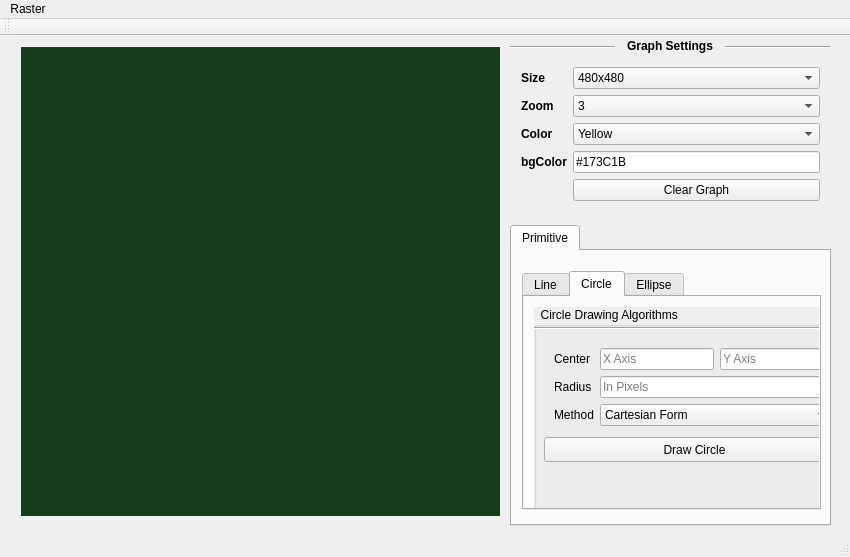
<?xml version="1.0" encoding="UTF-8"?>
<ui version="4.0">
 <class>MainWindow</class>
 <widget class="QMainWindow" name="MainWindow">
  <property name="geometry">
   <rect>
    <x>0</x>
    <y>0</y>
    <width>850</width>
    <height>557</height>
   </rect>
  </property>
  <property name="sizePolicy">
   <sizepolicy hsizetype="Fixed" vsizetype="Fixed">
    <horstretch>0</horstretch>
    <verstretch>0</verstretch>
   </sizepolicy>
  </property>
  <property name="minimumSize">
   <size>
    <width>850</width>
    <height>557</height>
   </size>
  </property>
  <property name="maximumSize">
   <size>
    <width>850</width>
    <height>557</height>
   </size>
  </property>
  <property name="windowTitle">
   <string>001710501076 | Priti Shaw</string>
  </property>
  <property name="windowIcon">
   <iconset>
    <normaloff>julogo.gif</normaloff>julogo.gif</iconset>
  </property>
  <widget class="QWidget" name="centralWidget">
   <property name="minimumSize">
    <size>
     <width>0</width>
     <height>0</height>
    </size>
   </property>
   <widget class="QWidget" name="gridLayoutWidget">
    <property name="geometry">
     <rect>
      <x>10</x>
      <y>0</y>
      <width>501</width>
      <height>491</height>
     </rect>
    </property>
    <layout class="QGridLayout" name="gridLayout">
     <property name="sizeConstraint">
      <enum>QLayout::SetDefaultConstraint</enum>
     </property>
     <item row="0" column="1">
      <widget class="graph_qWidget" name="graph" native="true">
       <property name="enabled">
        <bool>true</bool>
       </property>
       <property name="sizePolicy">
        <sizepolicy hsizetype="Fixed" vsizetype="Fixed">
         <horstretch>0</horstretch>
         <verstretch>0</verstretch>
        </sizepolicy>
       </property>
       <property name="minimumSize">
        <size>
         <width>0</width>
         <height>0</height>
        </size>
       </property>
       <property name="maximumSize">
        <size>
         <width>480</width>
         <height>480</height>
        </size>
       </property>
       <property name="cursor">
        <cursorShape>CrossCursor</cursorShape>
       </property>
       <property name="mouseTracking">
        <bool>true</bool>
       </property>
       <property name="layoutDirection">
        <enum>Qt::LeftToRight</enum>
       </property>
       <property name="autoFillBackground">
        <bool>false</bool>
       </property>
       <property name="styleSheet">
        <string notr="true">background-color:#173C1B</string>
       </property>
      </widget>
     </item>
    </layout>
   </widget>
   <widget class="Line" name="line">
    <property name="geometry">
     <rect>
      <x>510</x>
      <y>10</y>
      <width>320</width>
      <height>3</height>
     </rect>
    </property>
    <property name="orientation">
     <enum>Qt::Horizontal</enum>
    </property>
   </widget>
   <widget class="QLabel" name="label">
    <property name="geometry">
     <rect>
      <x>615</x>
      <y>0</y>
      <width>110</width>
      <height>20</height>
     </rect>
    </property>
    <property name="autoFillBackground">
     <bool>true</bool>
    </property>
    <property name="text">
     <string>&lt;b&gt;Graph Settings&lt;/b&gt;</string>
    </property>
    <property name="alignment">
     <set>Qt::AlignCenter</set>
    </property>
    <property name="margin">
     <number>0</number>
    </property>
   </widget>
   <widget class="QWidget" name="formLayoutWidget">
    <property name="geometry">
     <rect>
      <x>510</x>
      <y>20</y>
      <width>321</width>
      <height>157</height>
     </rect>
    </property>
    <layout class="QFormLayout" name="formLayout">
     <item row="0" column="0">
      <widget class="QLabel" name="label_2">
       <property name="text">
        <string>&lt;html&gt;&lt;head/&gt;&lt;body&gt;&lt;p&gt;&lt;span style=&quot; font-weight:600;&quot;&gt;Size&lt;/span&gt;&lt;/p&gt;&lt;/body&gt;&lt;/html&gt;</string>
       </property>
      </widget>
     </item>
     <item row="0" column="1">
      <widget class="QComboBox" name="comboBox_2">
       <item>
        <property name="text">
         <string>480x480</string>
        </property>
       </item>
       <item>
        <property name="text">
         <string>300x300</string>
        </property>
       </item>
       <item>
        <property name="text">
         <string>90X90</string>
        </property>
       </item>
      </widget>
     </item>
     <item row="2" column="0">
      <widget class="QLabel" name="label_4">
       <property name="text">
        <string>&lt;html&gt;&lt;head/&gt;&lt;body&gt;&lt;p&gt;&lt;span style=&quot; font-weight:600;&quot;&gt;Zoom&lt;/span&gt;&lt;/p&gt;&lt;/body&gt;&lt;/html&gt;</string>
       </property>
      </widget>
     </item>
     <item row="2" column="1">
      <widget class="QComboBox" name="kernel">
       <item>
        <property name="text">
         <string>3</string>
        </property>
       </item>
       <item>
        <property name="text">
         <string>1</string>
        </property>
       </item>
       <item>
        <property name="text">
         <string>5</string>
        </property>
       </item>
       <item>
        <property name="text">
         <string>7</string>
        </property>
       </item>
       <item>
        <property name="text">
         <string>9</string>
        </property>
       </item>
      </widget>
     </item>
     <item row="5" column="0">
      <widget class="QLabel" name="label_13">
       <property name="text">
        <string/>
       </property>
      </widget>
     </item>
     <item row="5" column="1">
      <widget class="QPushButton" name="clearButton">
       <property name="text">
        <string>Clear Graph</string>
       </property>
      </widget>
     </item>
     <item row="3" column="1">
      <widget class="QComboBox" name="brushColor">
       <item>
        <property name="text">
         <string>Yellow</string>
        </property>
       </item>
       <item>
        <property name="text">
         <string>Red</string>
        </property>
       </item>
       <item>
        <property name="text">
         <string>Black</string>
        </property>
       </item>
       <item>
        <property name="text">
         <string>Blue</string>
        </property>
       </item>
       <item>
        <property name="text">
         <string>White</string>
        </property>
       </item>
      </widget>
     </item>
     <item row="3" column="0">
      <widget class="QLabel" name="label_17">
       <property name="text">
        <string>&lt;b&gt;Color&lt;/b&gt;</string>
       </property>
      </widget>
     </item>
     <item row="4" column="1">
      <widget class="QLineEdit" name="gridBgColor">
       <property name="text">
        <string>#173C1B</string>
       </property>
      </widget>
     </item>
     <item row="4" column="0">
      <widget class="QLabel" name="label_18">
       <property name="text">
        <string>&lt;b&gt;bgColor&lt;/b&gt;</string>
       </property>
      </widget>
     </item>
    </layout>
   </widget>
   <widget class="QTabWidget" name="tabWidget">
    <property name="geometry">
     <rect>
      <x>510</x>
      <y>189</y>
      <width>321</width>
      <height>301</height>
     </rect>
    </property>
    <property name="tabPosition">
     <enum>QTabWidget::North</enum>
    </property>
    <property name="currentIndex">
     <number>0</number>
    </property>
    <widget class="QWidget" name="tab">
     <attribute name="title">
      <string>Primitive</string>
     </attribute>
     <widget class="QWidget" name="gridLayoutWidget_2">
      <property name="geometry">
       <rect>
        <x>-1</x>
        <y>9</y>
        <width>321</width>
        <height>261</height>
       </rect>
      </property>
      <layout class="QGridLayout" name="gridLayout_2">
       <item row="0" column="0">
        <widget class="QTabWidget" name="controlPanel">
         <property name="tabShape">
          <enum>QTabWidget::Rounded</enum>
         </property>
         <property name="currentIndex">
          <number>1</number>
         </property>
         <property name="usesScrollButtons">
          <bool>true</bool>
         </property>
         <widget class="QWidget" name="lineDrawTab">
          <attribute name="title">
           <string>Line</string>
          </attribute>
          <widget class="QWidget" name="verticalLayoutWidget">
           <property name="geometry">
            <rect>
             <x>-1</x>
             <y>-1</y>
             <width>321</width>
             <height>271</height>
            </rect>
           </property>
           <layout class="QVBoxLayout" name="verticalLayout">
            <item>
             <widget class="QGroupBox" name="lineDrawingTab">
              <property name="autoFillBackground">
               <bool>true</bool>
              </property>
              <property name="title">
               <string>  Line Drawing Algorithms</string>
              </property>
              <widget class="Line" name="line_2">
               <property name="geometry">
                <rect>
                 <x>0</x>
                 <y>18</y>
                 <width>321</width>
                 <height>6</height>
                </rect>
               </property>
               <property name="orientation">
                <enum>Qt::Horizontal</enum>
               </property>
              </widget>
              <widget class="QWidget" name="verticalLayoutWidget_3">
               <property name="geometry">
                <rect>
                 <x>-3</x>
                 <y>19</y>
                 <width>61</width>
                 <height>121</height>
                </rect>
               </property>
               <layout class="QVBoxLayout" name="verticalLayout_3">
                <item>
                 <widget class="QLabel" name="label_7">
                  <property name="text">
                   <string/>
                  </property>
                 </widget>
                </item>
                <item>
                 <widget class="QLabel" name="label_5">
                  <property name="text">
                   <string> Start</string>
                  </property>
                  <property name="alignment">
                   <set>Qt::AlignCenter</set>
                  </property>
                 </widget>
                </item>
                <item>
                 <widget class="QLabel" name="label_6">
                  <property name="text">
                   <string> End</string>
                  </property>
                  <property name="alignment">
                   <set>Qt::AlignCenter</set>
                  </property>
                 </widget>
                </item>
                <item>
                 <widget class="QLabel" name="label_9">
                  <property name="text">
                   <string>Method</string>
                  </property>
                  <property name="alignment">
                   <set>Qt::AlignCenter</set>
                  </property>
                 </widget>
                </item>
               </layout>
              </widget>
              <widget class="QWidget" name="verticalLayoutWidget_2">
               <property name="geometry">
                <rect>
                 <x>59</x>
                 <y>19</y>
                 <width>251</width>
                 <height>121</height>
                </rect>
               </property>
               <layout class="QVBoxLayout" name="verticalLayout_2">
                <item>
                 <layout class="QHBoxLayout" name="horizontalLayout_2">
                  <item>
                   <layout class="QVBoxLayout" name="verticalLayout_9">
                    <item>
                     <widget class="QLabel" name="label_3">
                      <property name="text">
                       <string>&lt;b&gt;X Axis&lt;/b&gt;</string>
                      </property>
                      <property name="alignment">
                       <set>Qt::AlignCenter</set>
                      </property>
                     </widget>
                    </item>
                    <item>
                     <widget class="QLineEdit" name="dda_start_x"/>
                    </item>
                    <item>
                     <widget class="QLineEdit" name="dda_end_x"/>
                    </item>
                   </layout>
                  </item>
                  <item>
                   <layout class="QVBoxLayout" name="verticalLayout_6">
                    <item>
                     <widget class="QLabel" name="label_8">
                      <property name="text">
                       <string>&lt;b&gt;Y Axis&lt;/b&gt;</string>
                      </property>
                      <property name="alignment">
                       <set>Qt::AlignCenter</set>
                      </property>
                     </widget>
                    </item>
                    <item>
                     <widget class="QLineEdit" name="dda_start_y"/>
                    </item>
                    <item>
                     <widget class="QLineEdit" name="dda_end_y"/>
                    </item>
                   </layout>
                  </item>
                 </layout>
                </item>
                <item>
                 <widget class="QComboBox" name="lineDrawingMethodsCombo">
                  <item>
                   <property name="text">
                    <string>Parametric Form</string>
                   </property>
                  </item>
                  <item>
                   <property name="text">
                    <string>Digital Differential Analyzer</string>
                   </property>
                  </item>
                  <item>
                   <property name="text">
                    <string>Bresenham</string>
                   </property>
                  </item>
                 </widget>
                </item>
               </layout>
              </widget>
              <widget class="QPushButton" name="lineDraw_button">
               <property name="geometry">
                <rect>
                 <x>10</x>
                 <y>150</y>
                 <width>301</width>
                 <height>25</height>
                </rect>
               </property>
               <property name="text">
                <string>Draw Line</string>
               </property>
              </widget>
             </widget>
            </item>
           </layout>
          </widget>
         </widget>
         <widget class="QWidget" name="circleDrawTab">
          <attribute name="title">
           <string>Circle</string>
          </attribute>
          <widget class="QWidget" name="verticalLayoutWidget_4">
           <property name="geometry">
            <rect>
             <x>-1</x>
             <y>-1</y>
             <width>321</width>
             <height>271</height>
            </rect>
           </property>
           <layout class="QVBoxLayout" name="verticalLayout_4">
            <item>
             <widget class="QGroupBox" name="circleDrawingTab">
              <property name="autoFillBackground">
               <bool>true</bool>
              </property>
              <property name="title">
               <string>  Circle Drawing Algorithms</string>
              </property>
              <widget class="Line" name="line_3">
               <property name="geometry">
                <rect>
                 <x>0</x>
                 <y>18</y>
                 <width>321</width>
                 <height>6</height>
                </rect>
               </property>
               <property name="orientation">
                <enum>Qt::Horizontal</enum>
               </property>
              </widget>
              <widget class="QPushButton" name="circleDrawButton">
               <property name="geometry">
                <rect>
                 <x>10</x>
                 <y>130</y>
                 <width>301</width>
                 <height>25</height>
                </rect>
               </property>
               <property name="text">
                <string>Draw Circle</string>
               </property>
              </widget>
              <widget class="QWidget" name="formLayoutWidget_2">
               <property name="geometry">
                <rect>
                 <x>9</x>
                 <y>30</y>
                 <width>301</width>
                 <height>101</height>
                </rect>
               </property>
               <layout class="QFormLayout" name="formLayout_2">
                <item row="2" column="1">
                 <widget class="QComboBox" name="circleDrawMethod">
                  <item>
                   <property name="text">
                    <string>Cartesian Form</string>
                   </property>
                  </item>
                  <item>
                   <property name="text">
                    <string>Polar Cordinate</string>
                   </property>
                  </item>
                  <item>
                   <property name="text">
                    <string>Mid Point</string>
                   </property>
                  </item>
                  <item>
                   <property name="text">
                    <string>Bresenham Mid Point</string>
                   </property>
                  </item>
                 </widget>
                </item>
                <item row="0" column="1">
                 <layout class="QHBoxLayout" name="horizontalLayout">
                  <item>
                   <widget class="QLineEdit" name="circleCenterX">
                    <property name="placeholderText">
                     <string>X Axis</string>
                    </property>
                   </widget>
                  </item>
                  <item>
                   <widget class="QLineEdit" name="circleCenterY">
                    <property name="placeholderText">
                     <string>Y Axis</string>
                    </property>
                   </widget>
                  </item>
                 </layout>
                </item>
                <item row="1" column="1">
                 <widget class="QLineEdit" name="circleRadius">
                  <property name="placeholderText">
                   <string>In Pixels</string>
                  </property>
                 </widget>
                </item>
                <item row="0" column="0">
                 <widget class="QLabel" name="label_10">
                  <property name="text">
                   <string>Center</string>
                  </property>
                 </widget>
                </item>
                <item row="1" column="0">
                 <widget class="QLabel" name="label_11">
                  <property name="text">
                   <string>Radius</string>
                  </property>
                 </widget>
                </item>
                <item row="2" column="0">
                 <widget class="QLabel" name="label_12">
                  <property name="text">
                   <string>Method</string>
                  </property>
                 </widget>
                </item>
               </layout>
              </widget>
             </widget>
            </item>
           </layout>
          </widget>
         </widget>
         <widget class="QWidget" name="ellipseDrawTab">
          <attribute name="title">
           <string>Ellipse</string>
          </attribute>
          <widget class="QWidget" name="verticalLayoutWidget_5">
           <property name="geometry">
            <rect>
             <x>0</x>
             <y>-1</y>
             <width>321</width>
             <height>231</height>
            </rect>
           </property>
           <layout class="QVBoxLayout" name="verticalLayout_5">
            <item>
             <widget class="QGroupBox" name="circleDrawingTab_2">
              <property name="autoFillBackground">
               <bool>true</bool>
              </property>
              <property name="title">
               <string>  Ellipse Drawing Algorithms</string>
              </property>
              <widget class="Line" name="line_4">
               <property name="geometry">
                <rect>
                 <x>0</x>
                 <y>18</y>
                 <width>321</width>
                 <height>6</height>
                </rect>
               </property>
               <property name="orientation">
                <enum>Qt::Horizontal</enum>
               </property>
              </widget>
              <widget class="QPushButton" name="ellipseDrawButton">
               <property name="geometry">
                <rect>
                 <x>10</x>
                 <y>130</y>
                 <width>301</width>
                 <height>25</height>
                </rect>
               </property>
               <property name="text">
                <string>Draw Ellipse</string>
               </property>
              </widget>
              <widget class="QWidget" name="formLayoutWidget_3">
               <property name="geometry">
                <rect>
                 <x>9</x>
                 <y>30</y>
                 <width>301</width>
                 <height>101</height>
                </rect>
               </property>
               <layout class="QFormLayout" name="formLayout_3">
                <item row="2" column="1">
                 <widget class="QComboBox" name="ellipseDrawMethod">
                  <item>
                   <property name="text">
                    <string>Cartesian Form</string>
                   </property>
                  </item>
                  <item>
                   <property name="text">
                    <string>Polar Cordinate</string>
                   </property>
                  </item>
                  <item>
                   <property name="text">
                    <string>Bresenham Midpoint</string>
                   </property>
                  </item>
                 </widget>
                </item>
                <item row="0" column="1">
                 <layout class="QHBoxLayout" name="horizontalLayout_3">
                  <item>
                   <widget class="QLineEdit" name="ellipseCenterX">
                    <property name="placeholderText">
                     <string>X Axis</string>
                    </property>
                   </widget>
                  </item>
                  <item>
                   <widget class="QLineEdit" name="ellipseCenterY">
                    <property name="placeholderText">
                     <string>Y Axis</string>
                    </property>
                   </widget>
                  </item>
                 </layout>
                </item>
                <item row="0" column="0">
                 <widget class="QLabel" name="label_14">
                  <property name="text">
                   <string>Center</string>
                  </property>
                 </widget>
                </item>
                <item row="1" column="0">
                 <widget class="QLabel" name="label_15">
                  <property name="text">
                   <string>Axis</string>
                  </property>
                 </widget>
                </item>
                <item row="2" column="0">
                 <widget class="QLabel" name="label_16">
                  <property name="text">
                   <string>Method</string>
                  </property>
                 </widget>
                </item>
                <item row="1" column="1">
                 <layout class="QHBoxLayout" name="horizontalLayout_4">
                  <item>
                   <widget class="QLineEdit" name="ellipseMajorAxisLen">
                    <property name="text">
                     <string/>
                    </property>
                    <property name="placeholderText">
                     <string>Major = 2a</string>
                    </property>
                   </widget>
                  </item>
                  <item>
                   <widget class="QLineEdit" name="ellipseMinorAxisLen">
                    <property name="placeholderText">
                     <string>Minor = 2b</string>
                    </property>
                   </widget>
                  </item>
                 </layout>
                </item>
               </layout>
              </widget>
             </widget>
            </item>
           </layout>
          </widget>
         </widget>
        </widget>
       </item>
      </layout>
     </widget>
    </widget>
   </widget>
  </widget>
  <widget class="QMenuBar" name="menuBar">
   <property name="geometry">
    <rect>
     <x>0</x>
     <y>0</y>
     <width>850</width>
     <height>21</height>
    </rect>
   </property>
   <widget class="QMenu" name="menuRaster">
    <property name="title">
     <string>Raster</string>
    </property>
   </widget>
   <addaction name="menuRaster"/>
  </widget>
  <widget class="QToolBar" name="mainToolBar">
   <attribute name="toolBarArea">
    <enum>TopToolBarArea</enum>
   </attribute>
   <attribute name="toolBarBreak">
    <bool>false</bool>
   </attribute>
  </widget>
  <widget class="QStatusBar" name="statusBar">
   <property name="layoutDirection">
    <enum>Qt::LeftToRight</enum>
   </property>
   <property name="autoFillBackground">
    <bool>true</bool>
   </property>
   <property name="styleSheet">
    <string notr="true"/>
   </property>
  </widget>
 </widget>
 <layoutdefault spacing="6" margin="11"/>
 <customwidgets>
  <customwidget>
   <class>graph_qWidget</class>
   <extends>QWidget</extends>
   <header location="global">graph_qwidget.h</header>
   <container>1</container>
  </customwidget>
 </customwidgets>
 <tabstops>
  <tabstop>lineDraw_button</tabstop>
  <tabstop>dda_start_x</tabstop>
  <tabstop>dda_start_y</tabstop>
  <tabstop>dda_end_x</tabstop>
  <tabstop>dda_end_y</tabstop>
  <tabstop>kernel</tabstop>
  <tabstop>comboBox_2</tabstop>
  <tabstop>clearButton</tabstop>
 </tabstops>
 <resources/>
 <connections/>
</ui>
